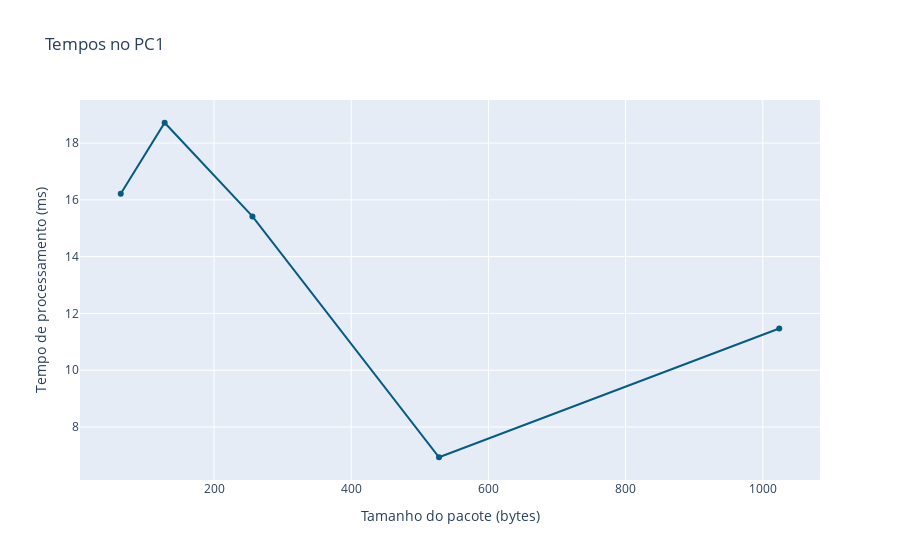

Notebook code cell kept with this figure:
### Markdown cell above
# **Situation 1:** PC1 as server and client

| Tamanho (bytes)| Tempo médio (ms) | Desvio padrão (ms)|
|----------------|----------------- |------------------ |
| 64             | 32.4333          | 94.5578           |
| 128            | 37.4333          | 54.4932           |
| 256            | 30.8333          | 28.946            |
| 512            | 13.8667          | 26.6505           |
| 1024           | 22.9333          | 30.0909           |

### Code cell
import matplotlib.pyplot as plt
import numpy as np
import plotly.express as px

sizes = [64, 128, 256, 528, 1024]
pc1 = np.array([32.43, 37.4333, 30.8333, 13.8667, 22.9333])
pc1 = pc1/2

# Plot the data
fig = px.line(x=sizes, y=pc1, title='Tempos no PC1', 
              markers=True, 
              labels={'x': 'Tamanho do pacote (bytes)', 'y': 'Tempo de processamento (ms)'}, 
              color_discrete_sequence=['#055b82'])
# Show the graph
fig.show()

### Figure 1 — Plotly figure (JSON) as saved in the notebook; plotly's stock layout.template omitted (floating-point values rounded to 4 significant figures)
{"data": [{"hovertemplate": "Tamanho do pacote (bytes)=%{x}<br>Tempo de processamento (ms)=%{y}<extra></extra>", "legendgroup": "", "line": {"color": "#055b82", "dash": "solid"}, "marker": {"symbol": "circle"}, "mode": "lines+markers", "name": "", "orientation": "v", "showlegend": false, "x": [64, 128, 256, 528, 1024], "xaxis": "x", "y": [16.21, 18.72, 15.42, 6.933, 11.47], "yaxis": "y", "type": "scatter"}], "layout": {"xaxis": {"anchor": "y", "domain": [0, 1], "title": {"text": "Tamanho do pacote (bytes)"}}, "yaxis": {"anchor": "x", "domain": [0, 1], "title": {"text": "Tempo de processamento (ms)"}}, "legend": {"tracegroupgap": 0}, "title": {"text": "Tempos no PC1"}}}
